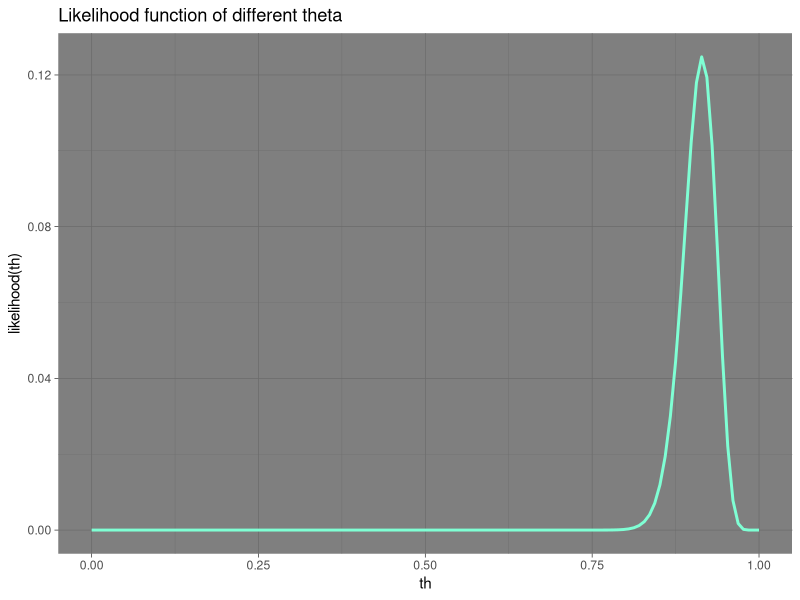
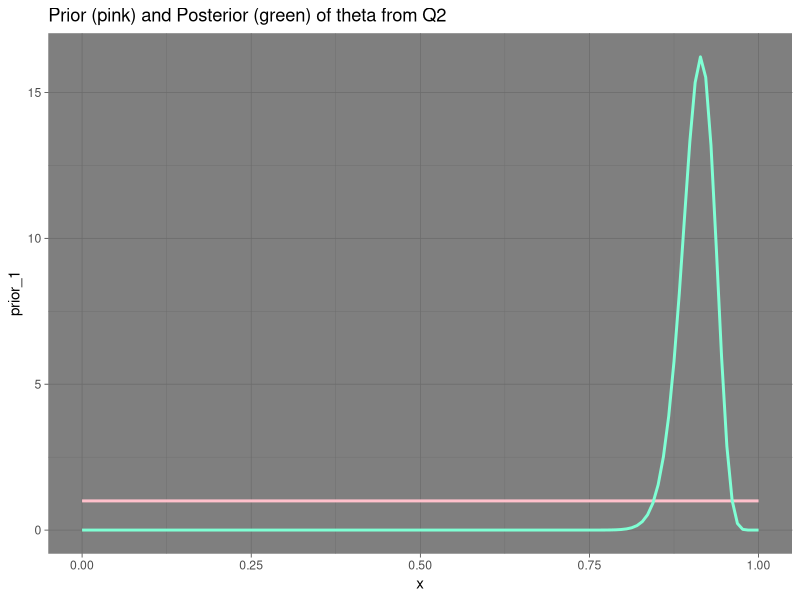
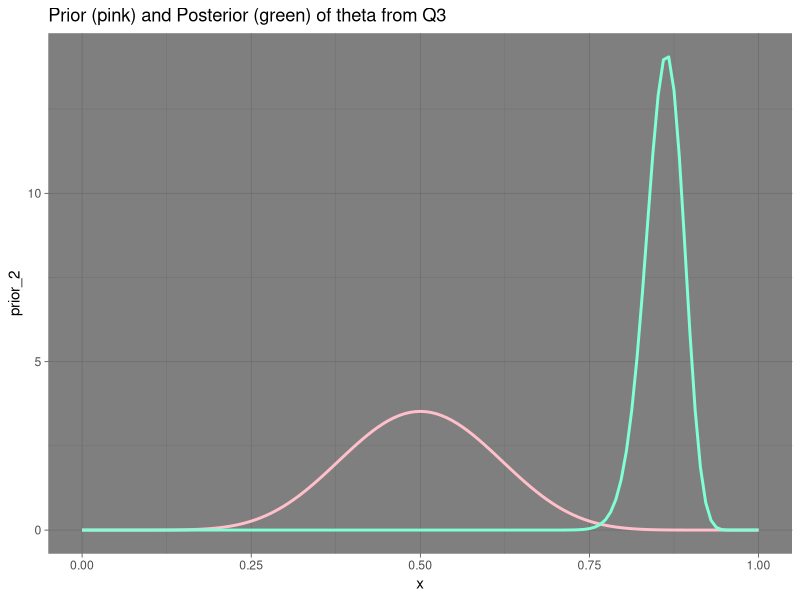

Here is the R script that generated these plots, in order:
## ---- chunk 1
knitr::opts_chunk$set(echo = TRUE)
## ---- chunk 2
library(bayestestR)
library(dplyr)
library(ggplot2)
## ---- chunk 3
n = 129
y = 118
## ---- chunk 4
likelihood <- function(p){
  return(choose(n,y)*(p**y)*(1-p)**(n-y))
}

theta_optim <- optimize(likelihood, c(0,1), maximum = TRUE)
theta_hat <- theta_optim$maximum
theta_hat
## ---- chunk 5
se_theta_hat = sqrt(theta_hat*(1-theta_hat)/n)
CI_95 <- c(0,0)
CI_95[1] <- theta_hat - 1.96 * se_theta_hat
CI_95[2] <- theta_hat + 1.96 * se_theta_hat
CI_95
## ---- chunk 6
p_y_th <- likelihood

#Posterior is Beta(y+1, n-y+1)
alpha_2 = y+1
beta_2 = n-y+1
e = alpha_2/(alpha_2 + beta_2)
e
## ---- chunk 7
poster_2 <- distribution_beta(n, alpha_2, beta_2)
ci_hdi_2 <- ci(poster_2, method = "HDI")
ci_hdi_2
## ---- chunk 8
alpha_3 = 10 + y
beta_3 = 10 + n - y
e_3 = alpha_3/(alpha_3+beta_3)
e_3
## ---- chunk 9
poster_3 <- distribution_beta(n, alpha_3, beta_3)
ci_hdi_3 <- ci(poster_3, method = "HDI")
ci_hdi_3
## ---- chunk 10
th <- seq(0,1,length=n)
likelihood_th <- likelihood(th)
## ---- chunk 11
ggplot() + 
  geom_line(aes(th,likelihood(th)), col = 'aquamarine', size = 1)+
  theme_dark()+
  ggtitle('Likelihood function of different theta')
## ---- chunk 12
library(ggplot2)
x <- seq(0,1,length=n)
prior_1 <- dbeta(x, 1, 1)
posterior_1 <- dbeta(x, y+1, n-y+1)
prior_2 <- dbeta(x, 10, 10)
posterior_2 <- dbeta(x, y+10, n-y+10)

df <- data.frame(prior_1,prior_2,posterior_1,posterior_2)
## ---- chunk 13
ggplot(data = df) + 
  geom_line(aes(x,prior_1), col = 'pink', size = 1)+
  geom_line(aes(x,posterior_1),col = 'aquamarine', size = 1)+
  theme_dark()+
  ggtitle('Prior (pink) and Posterior (green) of theta from Q2')
## ---- chunk 14
ggplot() + 
  geom_line(aes(x,prior_2), col = 'pink', size = 1)+
  geom_line(aes(x,posterior_2),col = 'aquamarine', size = 1)+
  theme_dark()+
  ggtitle('Prior (pink) and Posterior (green) of theta from Q3')
